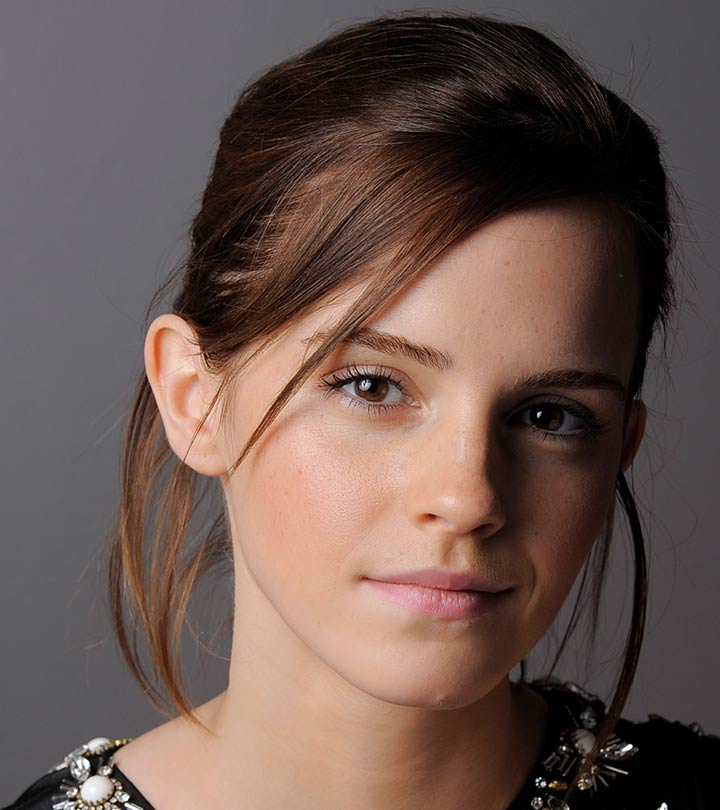
#> input picture Images/emma.jpg, 720 x 810 px
$ jupyter execute --allow-errors intensity_transformations.ipynb
#> lines starting #> are read from the running program, lines starting #| are printed output that depends on the picture
[cell 1]
#linear intensity transform

import cv2 as cv
import numpy as np
import matplotlib.pyplot as plt

f = cv.imread('Images/emma.jpg', cv.IMREAD_GRAYSCALE)
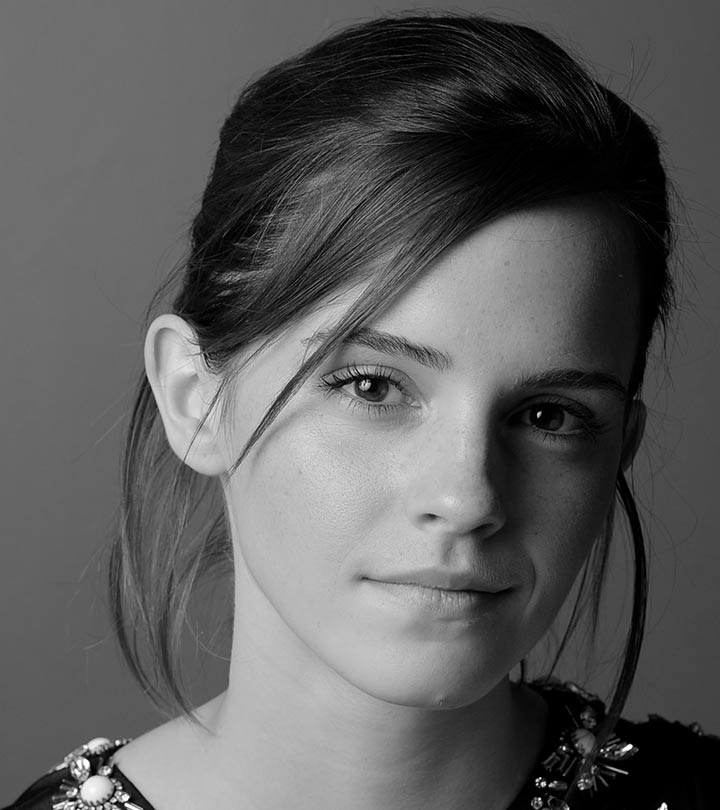
#> f: shape (810, 720); min 0, max 255, mean 92.3
assert f is not None

t1 = np.arange(256, dtype=np.uint8)
# negative Transformation
t2 = np.arange(255, -1, -1, dtype=np.uint8) #map intensity of pixel to negative value 0-->255, 0-->255

#alternatively we can use cv.LUT(f,t1)

fig, ax = plt.subplots(2,3,figsize=(10,5))
ax[0,0].imshow(f, cmap='gray')
ax[0,0].xaxis.set_ticks_position('top')
ax[0,0].axis('off')

ax[0,1].imshow(t1[f], cmap='gray')
ax[0,1].xaxis.set_ticks_position('top')
ax[0,1].axis('off')

ax[0,2].plot(t1, 'r', label='Transformation')

ax[1,0].imshow(f, cmap='gray')
ax[1,0].xaxis.set_ticks_position('top')
ax[1,0].axis('off')

ax[1,1].imshow(t2[f], cmap='gray')
ax[1,1].xaxis.set_ticks_position('top')
ax[1,1].axis('off')

ax[1,2].plot(t2, 'r', label='Transformation')

plt.show()
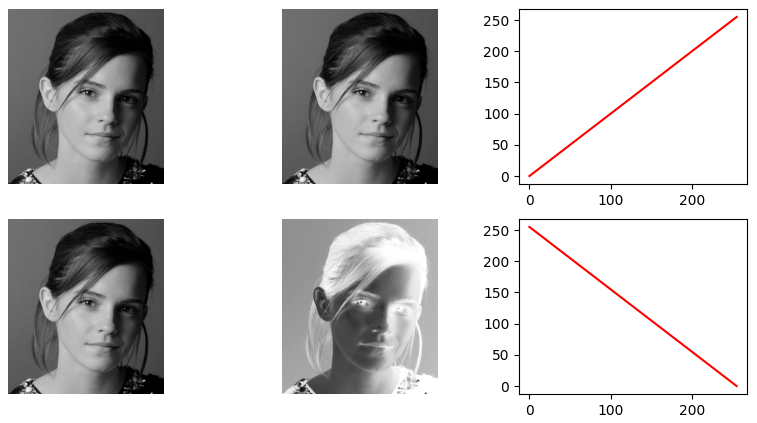
#> figure drawn by matplotlib, 6 panels; panel 3: curve peaks at x = 255, y = 255; panel 6: curve peaks at x = 0, y = 255

#useful for see tumor cells

[cell 2]
c = np.array([(100, 50), (150, 200)]) #cordinates of breakpoints

# linspace - devide range  of number to specific number of partition
# 0-50 y range devides to 101 parts because every x has to be a y value in the range
t1 = np.linspace(0, c[0,1], c[0,0] + 1 - 0).astype('uint8')

# 51-200 y range devides to 150-100 = 50 samples
t2 = np.linspace(c[0,1] + 1, c[1,1], c[1,0] - c[0,0]).astype('uint8')

# 201-255 y range devides to 255-150 = 105 smaples
t3 = np.linspace(c[1,1] + 1, 255, 255 - c[1,0]).astype('uint8')

transform = np.concatenate((t1, t2), axis=0).astype('uint8')
transform = np.concatenate((transform, t3), axis=0).astype('uint8')

print(len(transform))

img_orig = cv.imread('Images/emma.jpg', cv.IMREAD_GRAYSCALE)
image_transformed = cv.LUT(img_orig, transform)
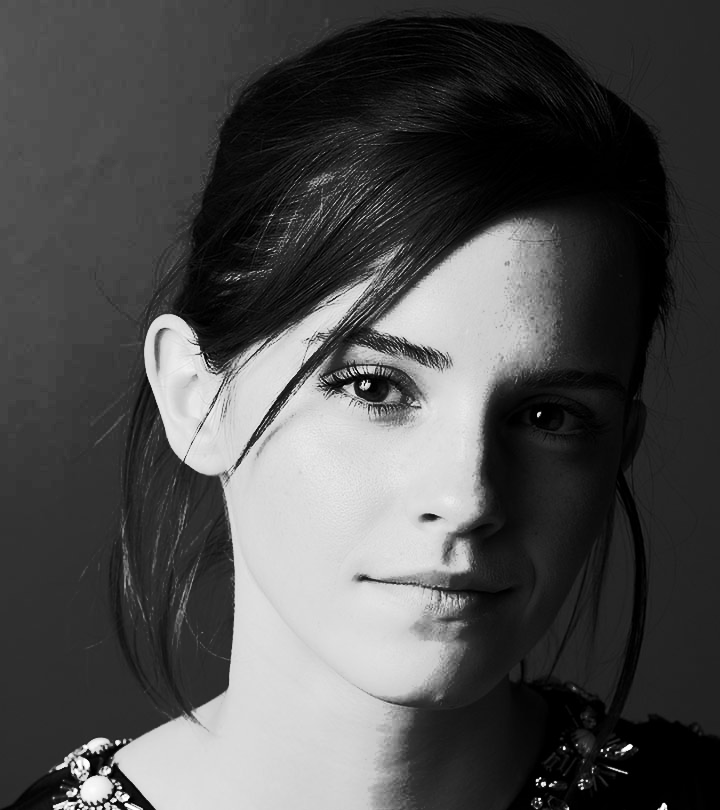
#> image_transformed: shape (810, 720); min 0, max 255, mean 77.7

fig, ax = plt.subplots(1,3,figsize=(10,5))
ax[0].imshow(img_orig, cmap='gray')
ax[0].xaxis.set_ticks_position('top')
ax[0].axis('off')

ax[1].imshow(image_transformed, cmap='gray')
ax[1].xaxis.set_ticks_position('top')
ax[1].axis('off')

ax[2].plot(transform, 'r', label='Transformation')
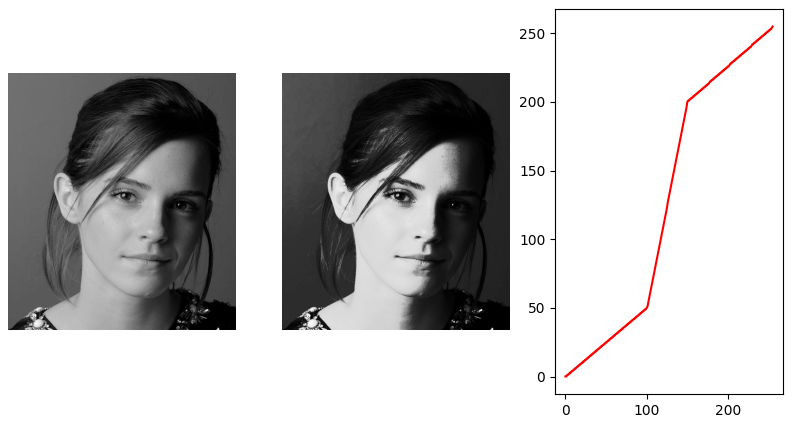
#> figure drawn by matplotlib, 3 panels; panel 3: curve peaks at x = 255, y = 255

[cell 3]
f1 = cv.imread('Images/Fig0309(a)(washed_out_aerial_image).tif', cv.IMREAD_GRAYSCALE)
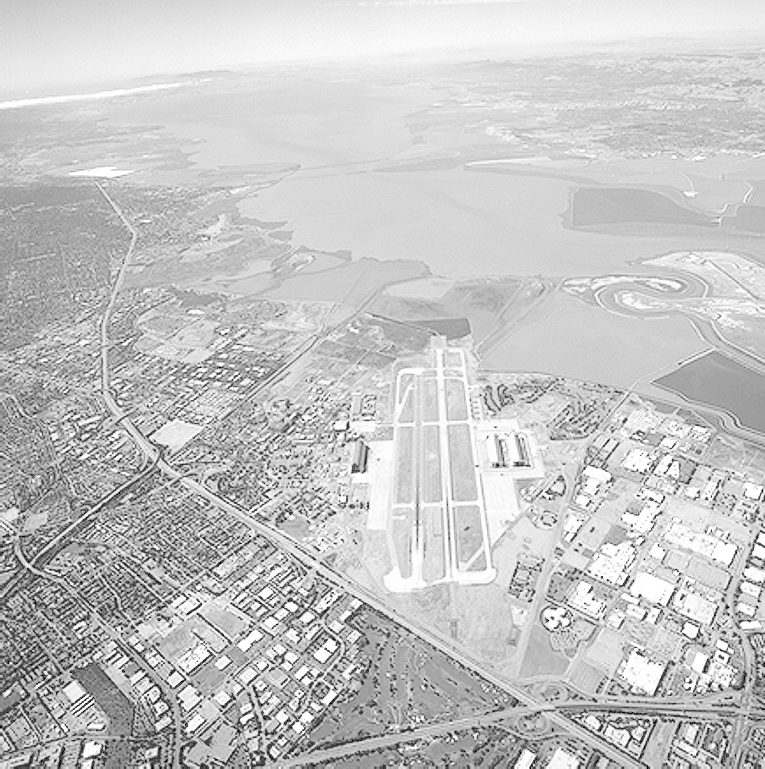
#> input picture Images/Fig0309(a)(washed_out_aerial_image).tif, 765 x 769 px
#> f1 is the input picture: shape (769, 765); min 0, max 255, mean 197.1
f2 = cv.imread('Images/Fig0309(a)(washed_out_aerial_image).tif')
assert f1 is not None
assert f2 is not None

gamma = 2

t = np.array([(i/255.0)**(gamma)*255 for i in np.arange(0,256)]).astype(np.uint8)

# i/255 for data type float and map the input range between 0-1, after multiply by 255 to get input range of intensities of an iamge.

g1 = cv.LUT(f1, t)
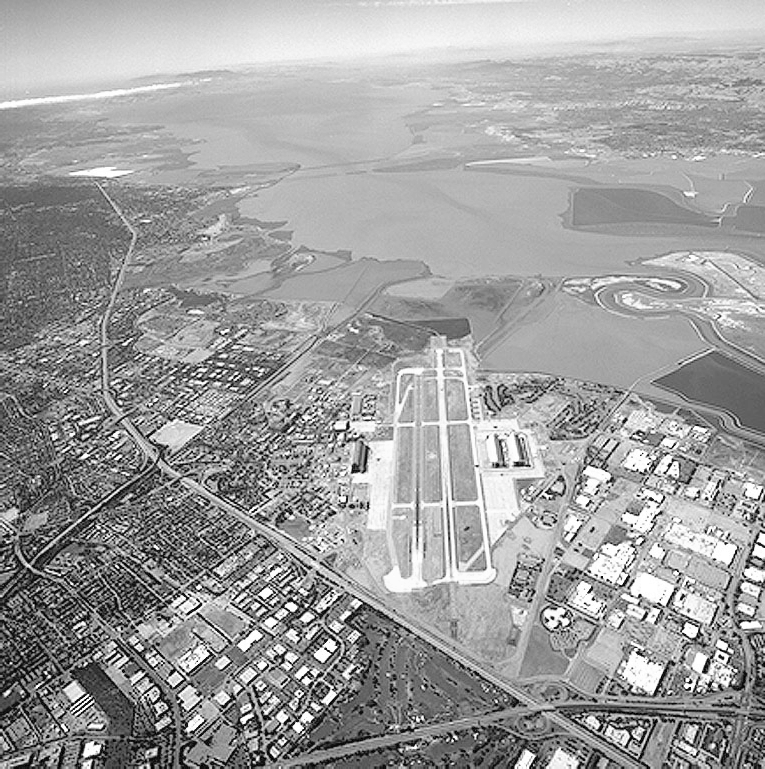
#> g1: shape (769, 765); min 0, max 255, mean 158.5
g2 = cv.LUT(f2, t)

fig, ax = plt.subplots(2,3,figsize=(10,5))
# ax[0][0].imshow(f1)
ax[0][0].imshow(f2, cmap='gray')
ax[0][0].xaxis.set_ticks_position('top')
ax[0][0].axis('off')

#> (the rest of this cell did not finish here and is left out)

[cell 4]
# Histogram Equlization

f = cv.imread('Images/shells.tif', cv.IMREAD_GRAYSCALE)
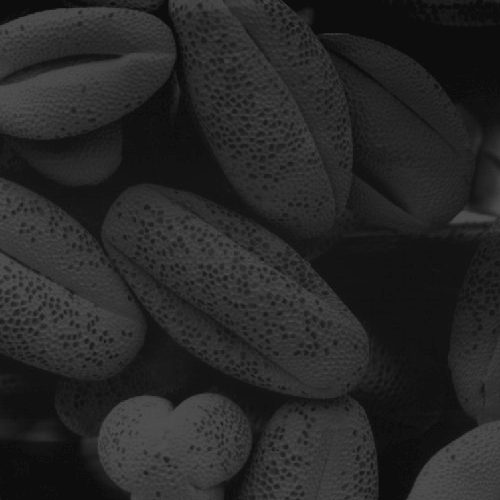
#> input picture Images/shells.tif, 500 x 500 px
#> f is the input picture: shape (500, 500); min 13, max 83, mean 38.7

g = cv.equalizeHist(f)
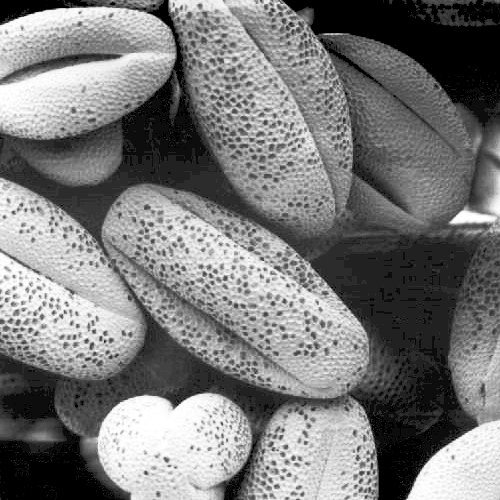
#> g: shape (500, 500); min 0, max 255, mean 121.5


fig, ax = plt.subplots(1,2,figsize=(10,5))
ax[0].imshow(f, cmap='gray', vmin=0, vmax=255)
ax[0].xaxis.set_ticks_position('top')
ax[0].axis('off')

ax[1].imshow(g, cmap='gray', vmin=0, vmax=255)
ax[1].xaxis.set_ticks_position('top')
ax[1].axis('off')

[cell 5]
# Histogram equalization using equation

f = cv.imread('Images/shells.tif', cv.IMREAD_GRAYSCALE)

M,N = f.shape
#> M = 500; N = 500
h = cv.calcHist([f], [0], None, [256], [0,256])
#> h = 256 values, max 17718 at index 13, min 0 at index 0, mean 976.6
cdf = np.cumsum(h)
#> cdf = 256 values from 0 to 250000
L= 256
t = np.uint8((L-1)*cdf/(M*N))
#> t = 256 values from 0 to 255
g = t[f]


fig, ax = plt.subplots(1,2,figsize=(10,5))
ax[0].imshow(f, cmap='gray', vmin=0, vmax=255)
ax[0].xaxis.set_ticks_position('top')
ax[0].axis('off')

ax[1].imshow(g, cmap='gray', vmin=0, vmax=255)
ax[1].xaxis.set_ticks_position('top')
ax[1].axis('off')
